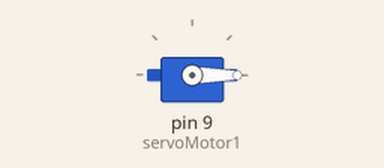
A sketch run on a simulated Arduino Uno, built with avr-gcc and run on an emulated ATmega328P. Shown: servo.

Above: at 0.05 s.
At 1.5 s:
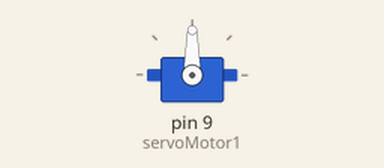
At 3.0 s:
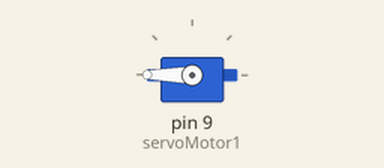
Timing chart, 0 to 6.9 s (numbered marks = the images above):
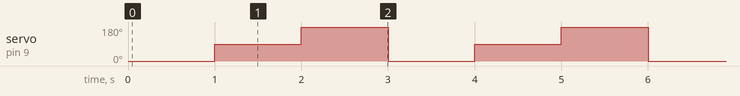

The sketch:

10_servo.ino
```cpp
#include <Servo.h>
Servo servoMotor1;


void setup() {
  servoMotor1.attach(9);
}

void loop() {
  servoMotor1.write(0);
  delay(1000);

  servoMotor1.write(90);
  delay(1000);

  servoMotor1.write(180);
  delay(1000);
}
```

Measured:
- by itself, servo on pin 9 (servoMotor1): repeats every 3.0 s: 180° 1.0 s, 0° 1.0 s, 90° 1.0 s
